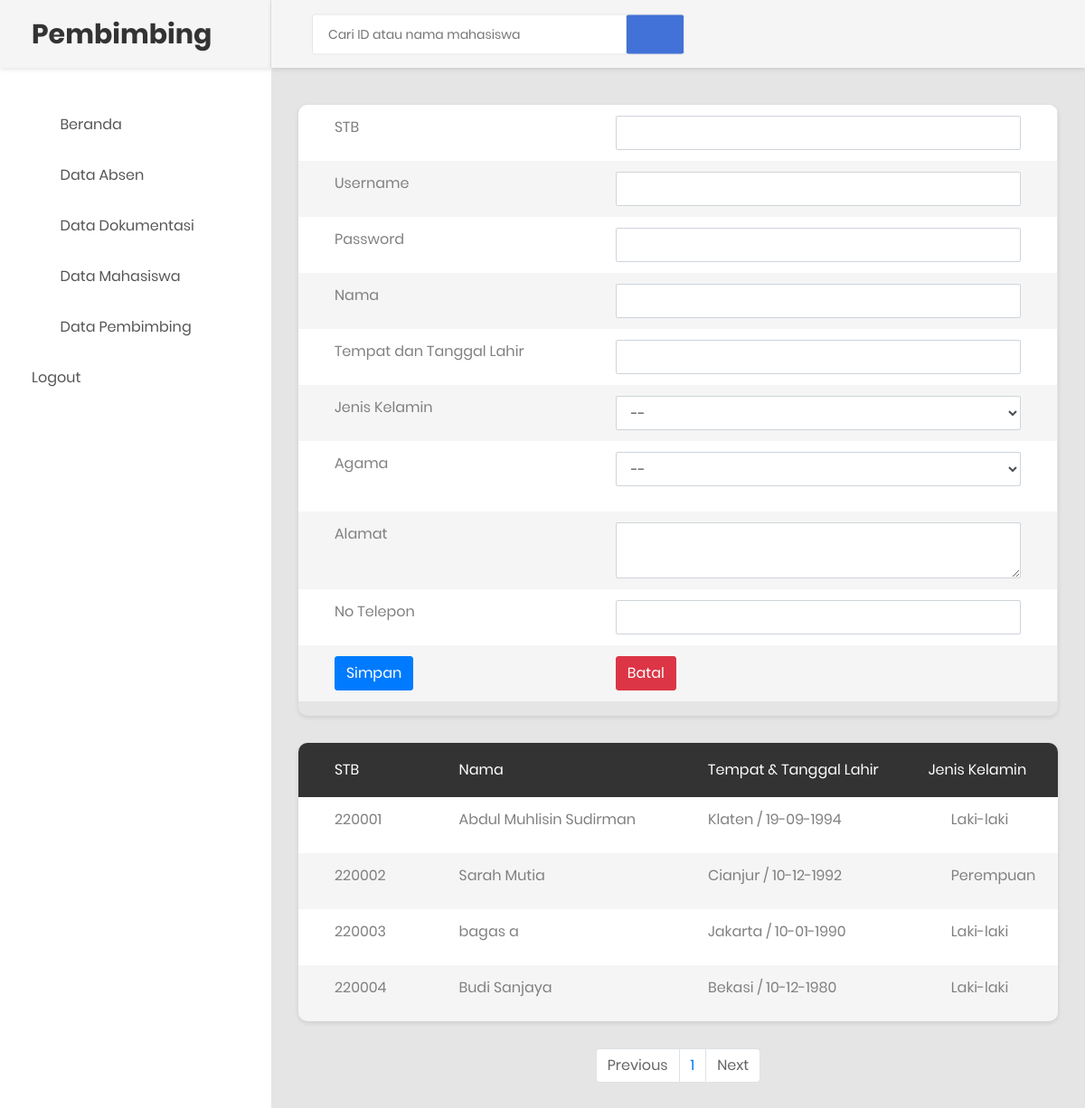
The page /pembimbing/data_mahasiswa.php (signed in) on the database its author committed.
### tables this page shows
CREATE TABLE `tb_mahasiswa` (
  `id_mahasiswa` int(11) NOT NULL AUTO_INCREMENT,
  `username` varchar(50) NOT NULL,
  `password` varchar(50) NOT NULL,
  `nama` varchar(255) NOT NULL,
  `tmp_tgl_lahir` varchar(255) NOT NULL,
  `jenkel` ENUM('Laki-laki', 'Perempuan') NOT NULL,
  `agama` varchar(255) NOT NULL,
  `alamat` text NOT NULL,
  `no_tel` varchar(18) NOT NULL,
  `foto` varchar(50) NOT NULL,
  PRIMARY KEY (`id_mahasiswa`)   
);

### pembimbing/paging.php (the view, shortened to what this page needs)
<head>
</head>
<?php
include '../koneksi.php';
$batas = 5;
$halaman = isset($_GET['halaman']) ? (int)$_GET['halaman'] : 1;
$halaman_awal = ($halaman>1) ? ($halaman * $batas) - $batas : 0;
$data_karyawan = mysqli_query($koneksi, "SELECT * FROM tb_mahasiswa LIMIT $halaman_awal, $batas");
while ($row=mysqli_fetch_array($data_karyawan)) {
 ?>
  <tr>
                                                <td><?php echo $row['id_mahasiswa']; ?></td>
                                                <td><?php echo $row['nama']; ?></td>
                                                <td><?php echo $row['tmp_tgl_lahir']; ?></td>
                                                <td><?php echo $row['jenkel']; ?></td>
                                            </tr>
                                        <?php } ?>

### rows shown on the page
tb_mahasiswa: id_mahasiswa "220001", nama "Abdul Muhlisin Sudirman", tmp_tgl_lahir "Klaten / 19-09-1994", jenkel "Laki-laki"
tb_mahasiswa: id_mahasiswa "220002", nama "Sarah Mutia", tmp_tgl_lahir "Cianjur / 10-12-1992", jenkel "Perempuan"
tb_mahasiswa: id_mahasiswa "220003", nama "bagas a", tmp_tgl_lahir "Jakarta / 10-01-1990", jenkel "Laki-laki"
tb_mahasiswa: id_mahasiswa "220004", nama "Budi Sanjaya", tmp_tgl_lahir "Bekasi / 10-12-1980", jenkel "Laki-laki"
